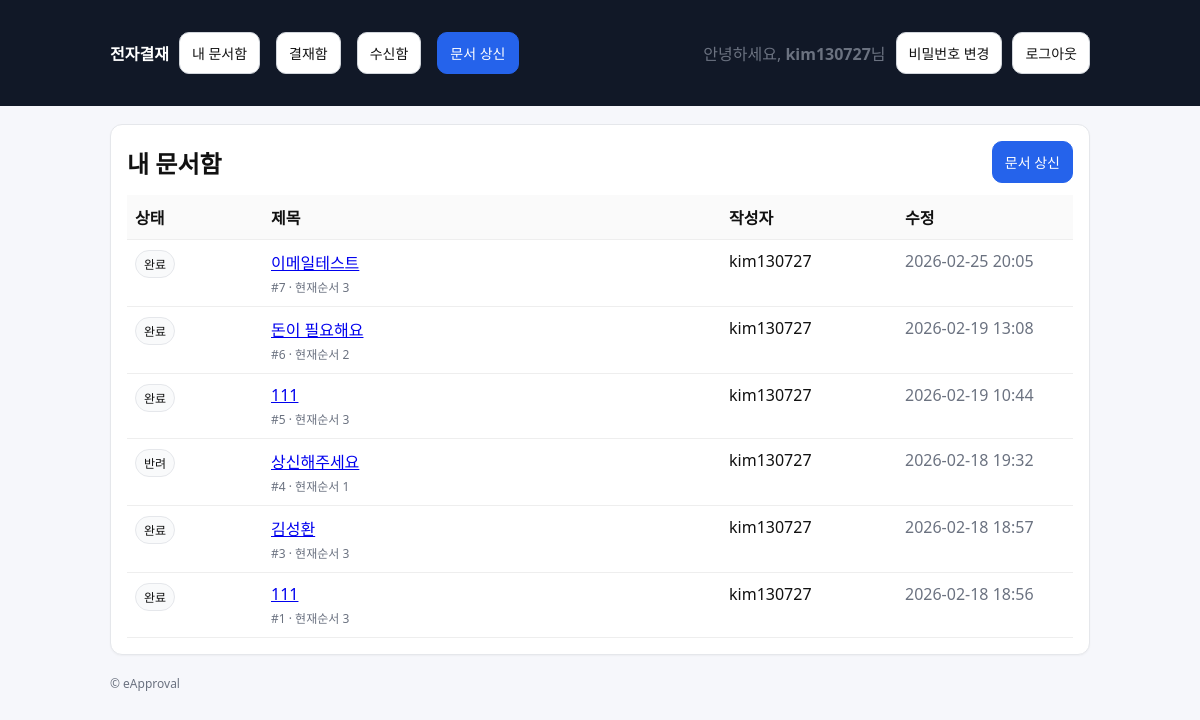
Page /approvals/docs/ (signed in) on the earlier database version.
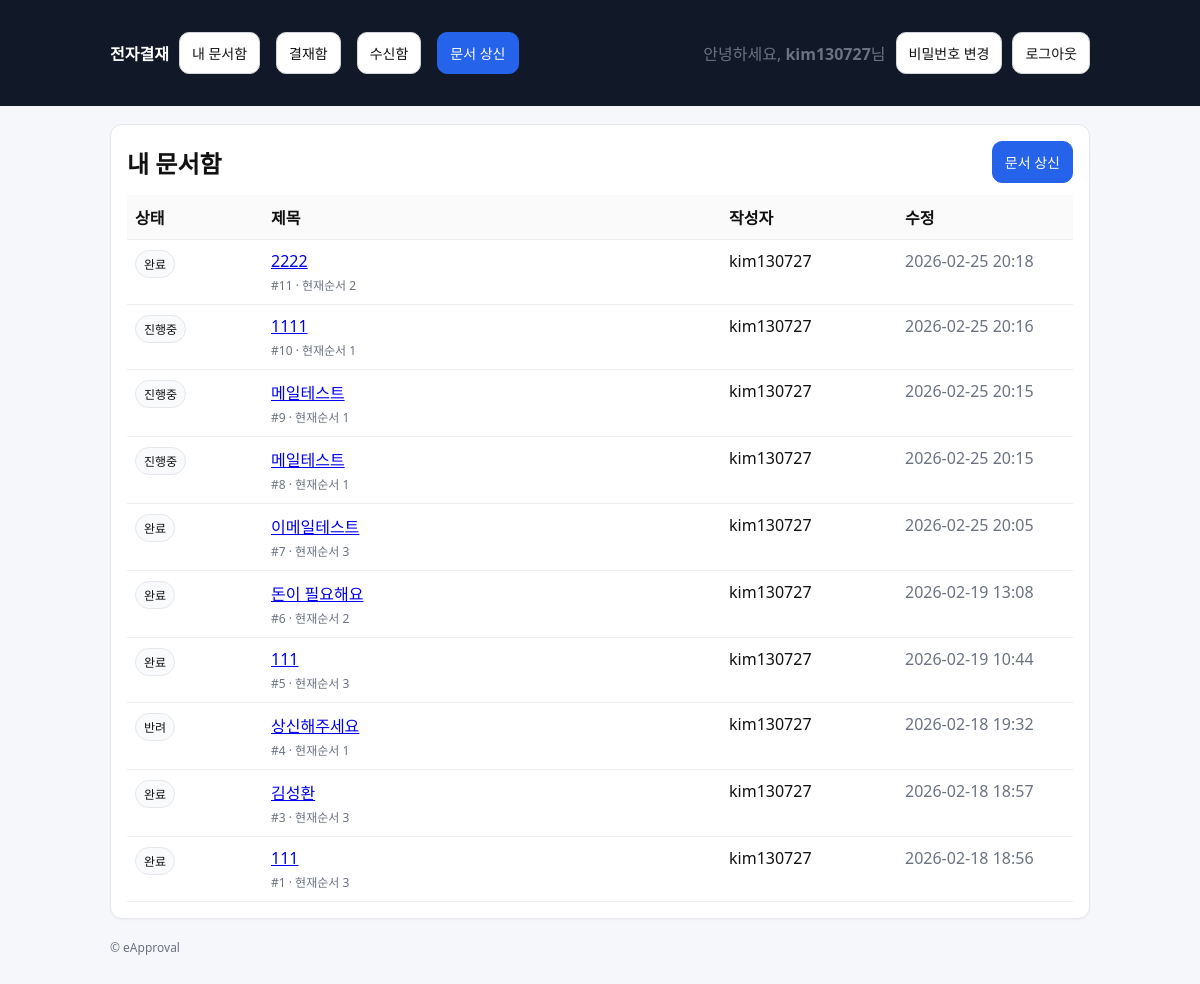
Same page on the later database version.
### approvals/models.py (models this page shows, shortened)
class Document(models.Model):
    class Status(models.TextChoices):
        DRAFT = "DRAFT", "임시"
        SUBMITTED = "SUBMITTED", "상신"
        IN_PROGRESS = "IN_PROGRESS", "진행중"
        REJECTED = "REJECTED", "반려"
        COMPLETED = "COMPLETED", "완료"
    title = models.CharField(max_length=200)
    content = models.TextField(blank=True)
    created_by = models.ForeignKey(
        settings.AUTH_USER_MODEL, on_delete=models.PROTECT, related_name="docs_created"
    )
    status = models.CharField(max_length=20, choices=Status.choices, default=Status.DRAFT)
    current_line_order = models.PositiveIntegerField(default=1)
    created_at = models.DateTimeField(auto_now_add=True)
    updated_at = models.DateTimeField(auto_now=True)

### approvals/views.py (the view)
# urls.py: path("approvals/docs/", views.doc_list, name="doc_list"),
@login_required
def doc_list(request):
    docs = my_documents(request.user)
    return render(request, "approvals/doc_list.html", {"title": "내 문서함", "docs": docs})

### approvals/selectors.py (called while the page is built)
def my_documents(user):
    return Document.objects.filter(created_by=user).order_by("-id")

### templates/approvals/doc_list.html (shortened to what this page needs)
{% extends "base.html" %}
{% block content %}
  <div class="card">
    <div class="row" style="justify-content:space-between;">
      <h2 style="margin:0;">{{ title }}</h2>
      <a class="btn btn-primary" href="{% url 'approvals:doc_create' %}">문서 상신</a>
    </div>
    <div style="margin-top:12px;">
      <table class="table">
        <thead>
          <tr>
            <th style="width:120px;">상태</th>
            <th>제목</th>
            <th style="width:160px;">작성자</th>
            <th style="width:160px;">수정</th>
          </tr>
        </thead>
        <tbody>
        {% for doc in docs %}
          <tr>
            <td><span class="badge">{{ doc.get_status_display }}</span></td>
            <td>
              <a href="{% url 'approvals:doc_detail' doc.id %}">
                {{ doc.title }}
              </a>
              <div class="muted" style="font-size:12px; margin-top:4px;">
                #{{ doc.id }} · 현재순서 {{ doc.current_line_order }}
              </div>
            </td>
            <td>{{ doc.created_by.username }}</td>
            <td class="muted">{{ doc.updated_at|date:"Y-m-d H:i" }}</td>
          </tr>
        {% empty %}
          <tr>
            <td colspan="4" class="muted">문서가 없습니다.</td>
          </tr>
        {% endfor %}
        </tbody>
      </table>
    </div>
  </div>
{% endblock %}

### templates/base.html (shortened to what this page needs)
<!doctype html>
<html lang="ko">
<head>
</head>
<body>
  <header>
    <div class="wrap">
      <nav>
        <a href="{% url 'approvals:home' %}"><strong>전자결재</strong></a>
        <a class="btn" href="{% url 'approvals:doc_list' %}">내 문서함</a>
        <a class="btn" href="{% url 'approvals:inbox' %}">결재함</a>
        <a class="btn" href="{% url 'approvals:received' %}">수신함</a>
        <a class="btn btn-primary" href="{% url 'approvals:doc_create' %}">문서 상신</a>
        {% if user.is_authenticated %}
          <span class="muted">안녕하세요, <strong>{{ user.username }}</strong>님</span>
          <a class="btn" href="{% url 'accounts:password_change' %}">비밀번호 변경</a>
          <form method="post" action="{% url 'accounts:logout' %}" style="display:inline;">
            <button class="btn" type="submit">로그아웃</button>
          </form>
        {% else %}
          <a class="btn" href="{% url 'accounts:login' %}">로그인</a>
          <a class="btn btn-primary" href="{% url 'accounts:signup' %}">회원가입</a>
        {% endif %}
      </nav>
    </div>
  </header>
  <main class="wrap">
    {% block content %}{% endblock %}
    <footer class="muted">
      <div>© eApproval</div>
    </footer>
  </main>
</body>
</html>

### templates/base.html (style rules this page uses)
body { font-family: system-ui, -apple-system, Segoe UI, Roboto, "Noto Sans KR", Arial, sans-serif; margin:0; background:#f6f7fb; color:#111; }
header { background:#111827; color:#fff; padding:14px 18px; }
header a { color:#fff; text-decoration:none; }
.wrap { max-width: 980px; margin: 0 auto; padding: 18px; }
nav { display:flex; gap:10px; flex-wrap:wrap; align-items:center; }
.card { background:#fff; border:1px solid #e5e7eb; border-radius:12px; padding:16px; box-shadow: 0 1px 2px rgba(0,0,0,0.04); }
.btn { display:inline-block; padding:10px 12px; border-radius:10px; border:1px solid #d1d5db; background:#fff; text-decoration:none; color:#111; font-size:14px; }
.btn-primary { background:#2563eb; border-color:#2563eb; color:#fff; }
.btn + .btn { margin-left: 6px; }
.muted { color:#6b7280; }
.table { width:100%; border-collapse: collapse; }
.table th, .table td { border-bottom:1px solid #eee; padding:10px 8px; text-align:left; vertical-align:top; }
.table th { background:#fafafa; font-weight:600; }
.badge { display:inline-block; padding:4px 8px; border-radius:999px; font-size:12px; border:1px solid #e5e7eb; background:#f9fafb; }
.row { display:flex; gap:10px; flex-wrap:wrap; align-items:center; }
footer { padding: 20px 0; color:#6b7280; font-size:12px; }

Differences in the rows shown:
added Document: status "완료", title "2222", id "11", current_line_order "2", created_by.username "kim130727", updated_at "2026-02-25 20:18"
added Document: status "진행중", title "1111", id "10", current_line_order "1", created_by.username "kim130727", updated_at "2026-02-25 20:16"
added Document: status "진행중", title "메일테스트", id "9", current_line_order "1", created_by.username "kim130727", updated_at "2026-02-25 20:15"
added Document: status "진행중", title "메일테스트", id "8", current_line_order "1", created_by.username "kim130727", updated_at "2026-02-25 20:15"
